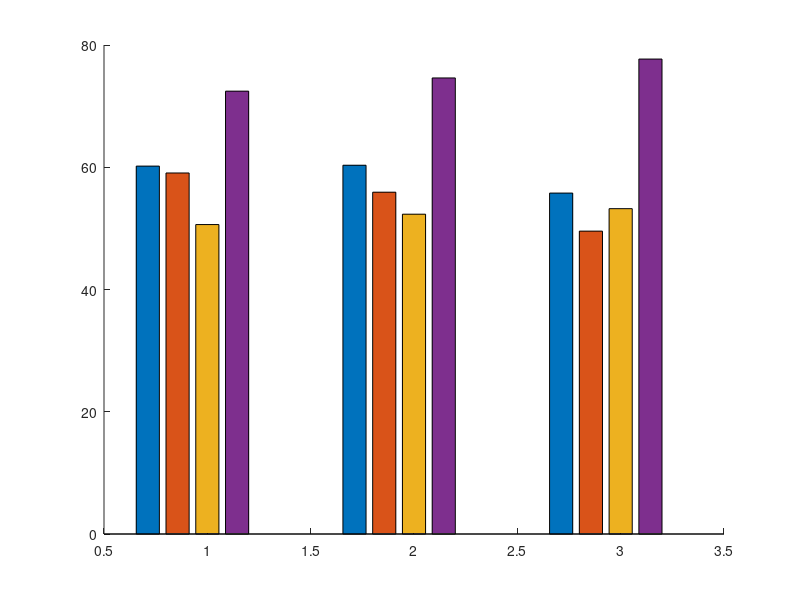

MATLAB code to generate this figure: (Note: this script raises an error after producing the figure.)
s=zeros(3, 5)
s=[1605 1575 1350 1932 0
2011 1864 1744 2487 0
2231 1982 2129 3108 0]

s(1,:)=s(1,:)/4000.0;
s(2,:)=s(2,:)/5000.0;
s(3,:)=s(3,:)/6000.0;


h=subplot(1,1,1);
hold on;
bar(s/4.0*6*100);

legend('MCF', 'EDF', 'RR', 'MSC', 2);

axis([0.3 3.5 0 100]);
set(h,'FontSize', 22, 'FontName', 'Times New Roman');    
set(gca,'XTickLabel', {'4','5','6'})
set(gca,'XTick', [1:3]);
xlabel('Different Query Numbers');
ylabel('Completeness (\times100%)');

filename = ['different_queries.eps'];
saveas(h, filename,'psc2');         
